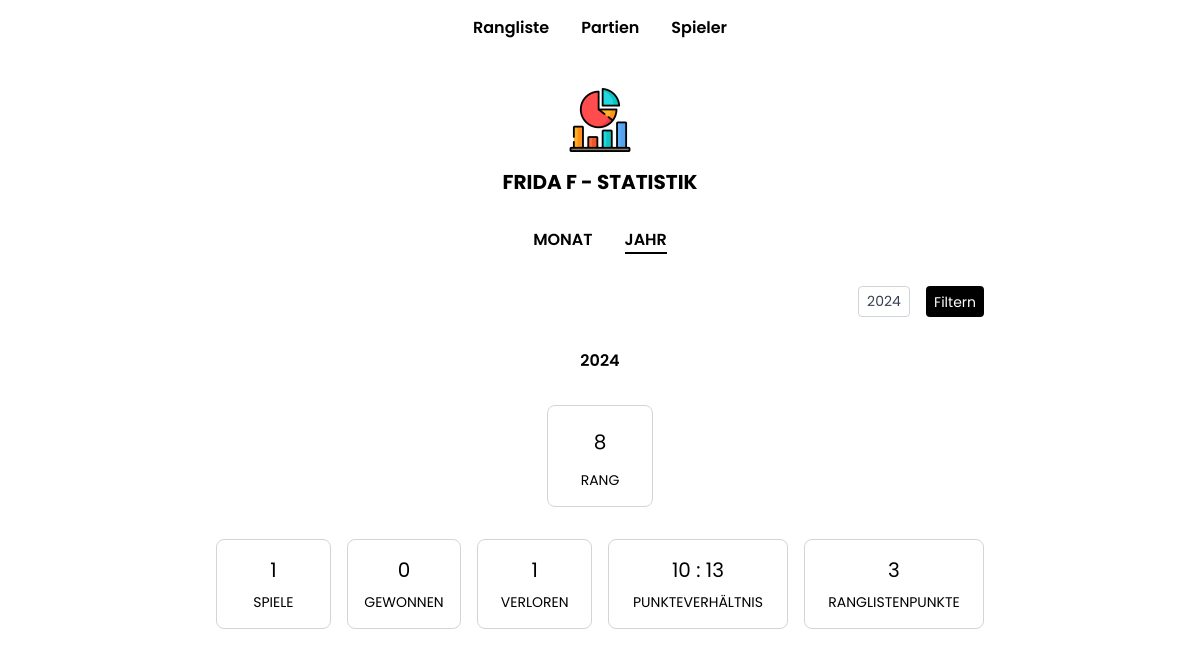
Page /player/11/statistics/year/ on the earlier database version.
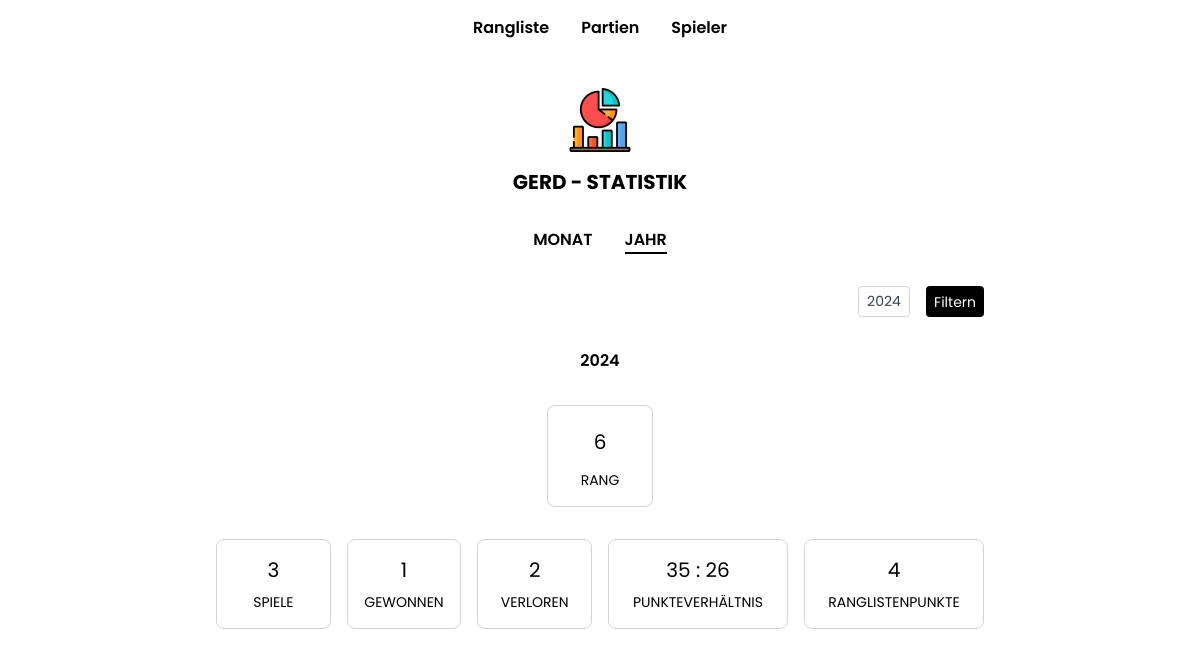
Same page on the later database version.
### boule/models.py (models this page shows, shortened)
class Player(models.Model):
    first_name = models.CharField(max_length=255)
    last_name = models.CharField(max_length=255, blank=True)
    class Meta:
        unique_together = ["first_name", "last_name"]

### boule/views.py (the view)
class StatisticsYearView(View):
    def get(self, request, *args, **kwargs):
        year = request.GET.get("year", datetime.now().year)
        player = Player.objects.prefetch_related("player_matches__match").get(
            pk=self.kwargs["pk"]
        )
        statistics = calc_player_stats(player, month=None, year=year)
        if statistics:
            players = Player.objects.all()
            ranking = calc_year_ranking(players, year=year)
            rank, score = get_player_ranking(player, ranking)
        else:
            rank = None
            score = None
        current_year = datetime.now().year
        years = reversed(range(current_year - 4, current_year + 1))
        return render(
            request,
            "player/statistics/year.html",
            {
                "player": player,
                "statistics": statistics,
                "rank": rank,
                "score": score,
                "years": years,
                "selected_year": year,
            },
        )

### boule/services.py (called while the page is built)
def calc_ranking_score(wins, losses, points_plus, points_minus):
    return math.ceil(max((wins * 2 - losses), 0) * min((points_plus / points_minus), 2))

def calc_win_bonus(loser_score):
    if loser_score == 0:
        return 0.5
    elif loser_score == 1:
        return 0.25
    elif loser_score == 2:
        return 0.1
    else:
        return 0

def calc_loss_bonus(loser_score):
    if loser_score == 12:
        return 0.5
    elif loser_score == 11:
        return 0.25
    elif loser_score == 10:
        return 0.1
    else:
        return 0

def calc_ranking(scores):
    sorted_scores = sorted(scores.items(), key=lambda x: x[1], reverse=True)
    ranking = defaultdict(list)
    rank = 0
    prev_score = None
    skip_ranks = 1
    for player, score in sorted_scores:
        if score != prev_score:
            rank += skip_ranks
            skip_ranks = 1
        else:
            skip_ranks += 1
        ranking[rank].append((player, score))
        prev_score = score
    return dict(ranking)

### boule/templates/player/statistics/year.html (shortened to what this page needs)
{% extends 'player/statistics/statistics.html' %}
{% load static %}
{% block statistics %}
<div class="flex justify-center space-x-8 font-semibold uppercase"">
    <a href=" {% url 'player-stats-month' player.id %}">
    <h2 class="hover:hover:text-blue-600">
        Monat
    </h2>
    </a>
    <h2 class="border-b-2 border-black">
        Jahr
    </h2>
</div>
<form action="{% url 'player-stats-year' player.id %}" method="get"
    class="flex space-x-2 md:space-x-4 justify-end items-end">
    <div>
        <select name="year" id="year"
            class="bg-white focus:outline-none border border-gray-300 rounded py-1 px-2 block w-full appearance-none leading-normal text-gray-700 text-sm">
            {% for year in years %}
            <option value={{year}}>{{ year }}</option>
            {% endfor %}
        </select>
    </div>
    <input type="submit" value="Filtern"
        class="py-1 px-2 h-[31px] bg-black text-sm text-white rounded hover:cursor-pointer">
</form>
<div class="flex justify-center space-x-4 font-semibold">
    <div>
        {{selected_year}}
    </div>
</div>
{% if statistics %}
<div class="flex justify-center">
    <div class="flex flex-col justify-center items-center space-y-2 px-8 p-4 border border-gray-300 rounded-lg">
        <div class="p-1 w-10 h-10 flex justify-center items-center">
            {% if rank == 1 %}
            <img src="{% static 'images/first-place-color.png' %}" alt="">
            {% elif rank == 2 %}
            <img src="{% static 'images/second-place-color.png' %}" alt="">
            {% elif rank == 3 %}
            <img src="{% static 'images/third-place-color.png' %}" alt="">
            {% else %}
            <div class="text-xl">
                {{ rank }}
            </div>
            {% endif %}
        </div>
        <h4 class="uppercase text-sm">
            Rang
        </h4>
    </div>
</div>
<div class="md:grid md:grid-cols-2 gap-4 space-y-4 md:space-y-0">
    <div class="grid grid-cols-3 gap-4">
        <div class="flex flex-col justify-center items-center space-y-2 p-2 md:p-4 border border-gray-300 rounded-lg">
            <div class="text-xl">{{ statistics.games }}</div>
            <h4 class="uppercase text-sm">
                Spiele
            </h4>
        </div>
        <div class="flex flex-col justify-center items-center space-y-2 p-2 md:p-4 border border-gray-300 rounded-lg">
            <div class="text-xl">{{ statistics.wins }}</div>
            <h4 class="uppercase text-sm">
                Gewonnen
            </h4>
        </div>
        <div class="flex flex-col justify-center items-center space-y-2 p-2 md:p-4 border border-gray-300 rounded-lg">
            <div class="text-xl">{{ statistics.losses }}</div>
            <h4 class="uppercase text-sm">
                Verloren
            </h4>
        </div>
    </div>
    <div class="grid grid-cols-2 gap-4">
        <div class="flex flex-col justify-center items-center space-y-2 p-2 md:p-4 border border-gray-300 rounded-lg">
            <div class="text-xl">{{ statistics.points_plus }} : {{ statistics.points_minus }}</div>
            <h4 class="uppercase text-sm">
                Punkteverhältnis
            </h4>
        </div>
        <div class="flex flex-col justify-center items-center space-y-2 p-2 md:p-4 border border-gray-300 rounded-lg">
            <div class="text-xl">{{ score }}</div>
            <h4 class="uppercase text-sm">
                Ranglistenpunkte
            </h4>
        </div>
    </div>
</div>
{% else %}
<div class="w-full text-center">Für diesen Zeitraum ist leider keine Statistik vorhanden.</div>
{% endif %}
{% endblock %}

### boule/templates/player/statistics/statistics.html
{% extends 'base.html' %}
{% load static %}
{% block content %}
<div class="flex flex-col justify-center items-center space-y-4">
    <img src="{% static 'images/analytics-color.png' %}" alt="" class="w-16 h-16">
    <h2 class="font-bold uppercase text-xl">{{ player.first_name }} {{ player.last_name|slice:":1" }} - Statistik
    </h2>
</div>
{% block statistics %}
{% endblock %}
{% endblock %}

Differences in the rows shown:
changed Player: first_name "FRIDA" → "GERD"; last_name "F" → (not shown)
Other differences:
{{ rank }}: "8" → "6"
{{ statistics.games }}: "1" → "3"
{{ statistics.wins }}: "0" → "1"
{{ statistics.losses }}: "1" → "2"
{{ statistics.points_plus }}: "10" → "35"
{{ statistics.points_minus }}: "13" → "26"
{{ score }}: "3" → "4"
